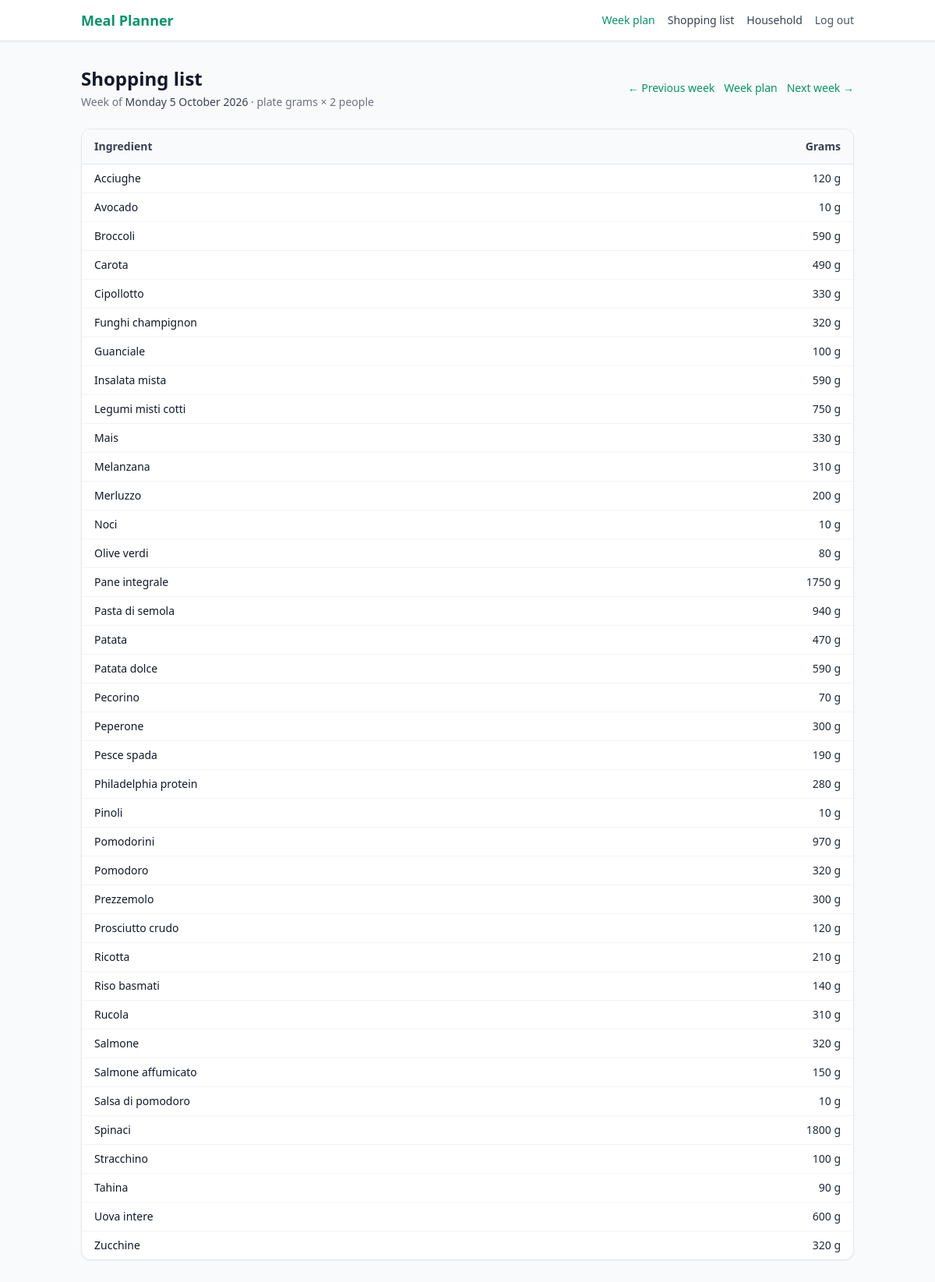
Page /lista-spesa/?week=2026-10-05 on the committed database.
### core/models.py (models this page shows, shortened)
class Ingredient(models.Model):
    name     = models.CharField(max_length=100, unique=True)
    category = models.CharField(
        max_length=20,
        choices=IngredientCategory.choices,
        default=IngredientCategory.OTHER
    )
    vegetable_subcategory = models.CharField(
        max_length=20,
        choices=VegetableSubcategory.choices,
        blank=True,
        default=''
    )
    kcal    = models.DecimalField(max_digits=6, decimal_places=2, validators=[MinValueValidator(0)])
    protein = models.DecimalField(max_digits=5, decimal_places=2, validators=[MinValueValidator(0)])
    carbs   = models.DecimalField(max_digits=5, decimal_places=2, validators=[MinValueValidator(0)])
    fat     = models.DecimalField(max_digits=5, decimal_places=2, validators=[MinValueValidator(0)])
    fiber           = models.DecimalField(max_digits=5, decimal_places=2, default=0, validators=[MinValueValidator(0)])
    sugars          = models.DecimalField(max_digits=5, decimal_places=2, default=0, validators=[MinValueValidator(0)])
    saturated_fat   = models.DecimalField(max_digits=5, decimal_places=2, default=0, validators=[MinValueValidator(0)])
    salt            = models.DecimalField(max_digits=5, decimal_places=2, default=0, validators=[MinValueValidator(0)])
    tags    = models.ManyToManyField(Tag, blank=True, related_name='ingredients')
    seasons = models.ManyToManyField(SeasonEntry, blank=True, related_name='ingredients')
    class Meta:
        constraints = [
            models.CheckConstraint(
                condition=(
                    ~models.Q(category=IngredientCategory.VEGETABLE)
                    | ~models.Q(vegetable_subcategory='')
                ),
                name='core_vegetables_require_macro_category',
            ),
        ]

### core/views.py (the view)
# urls.py: path('lista-spesa/', views.shopping_list, name='shopping_list'),
@login_required
@require_http_methods(['GET'])
def shopping_list(request):
    user = request.user
    monday = _requested_week_start(request)
    household = Household.ensure_for_user(user)
    member_count = household.member_count() or 1
    week_plan = week_plan_for_monday(user, monday)
    rows = shopping_list_for_plan(week_plan, member_count) if week_plan else []
    return render(
        request,
        'core/shopping_list.html',
        {
            'week_start': monday,
            'previous_week_start': monday - timedelta(days=7),
            'next_week_start': monday + timedelta(days=7),
            'week_plan': week_plan,
            'member_count': member_count,
            'rows': rows,
        },
    )

### core/models.py (called while the page is built)
    @classmethod
    def ensure_for_user(cls, user):
        h, _ = cls.objects.get_or_create(owner=user, defaults={'name': ''})
        if not h.members.exists():
            HouseholdMember.objects.create(
                household=h,
                display_name=user.get_username() or 'Me',
                sort_order=0,
            )
        return h

    def member_count(self):
        return self.members.count()

### core/planning.py (called while the page is built)
def quantize_grams(grams, minimum=None):
    grams = Decimal(grams)
    floor = MIN_GRAMS if minimum is None else minimum
    step = GRAMS_QUANTIZE
    grams = max(floor, min(grams, MAX_GRAMS))
    rounded = (
        (grams / step).quantize(
            Decimal('1'),
            rounding=ROUND_HALF_UP,
        ) * step
    )
    if rounded < floor:
        rounded = (
            (floor / step).to_integral_value(rounding=ROUND_CEILING)
            * step
        )
    if rounded > MAX_GRAMS:
        rounded = (
            (MAX_GRAMS / step).to_integral_value(rounding=ROUND_FLOOR)
            * step
        )
    return rounded

### core/slots.py (called while the page is built)
def _norm(name):
    return (name or '').strip().lower()

def sync_lunch_dinner_slots():
    if not _needs_sync():
        return
    _delete_breakfast_plan_rows()
    _ensure_default_slots()
    _ensure_user_slots()

def _needs_sync():
    default_names = {_norm(row.name) for row in MealSlotDefault.objects.all()}
    if default_names & BREAKFAST_NAMES:
        return True
    if not (default_names & LUNCH_NAMES) or not (default_names & DINNER_NAMES):
        return True
    slot_names = {_norm(slot.name) for slot in MealSlot.objects.all()}
    if slot_names & BREAKFAST_NAMES:
        return True
    user_count = User.objects.count()
    if user_count and MealSlot.objects.count() < user_count * 2:
        return True
    return False

### core/targets.py (called while the page is built)
def midpoint_grams(kcal, pct_min, pct_max, kcal_per_gram):
    mid = (Decimal(pct_min) + Decimal(pct_max)) / Decimal('2') / Decimal('100')
    grams = Decimal(kcal) * mid / Decimal(kcal_per_gram)
    return int(grams.quantize(Decimal('1'), rounding=ROUND_HALF_UP))

### core/views.py (called while the page is built)
def _requested_week_start(request):
    raw_week = request.GET.get('week')
    if not raw_week:
        return monday_of_week()
    try:
        requested = date.fromisoformat(raw_week)
    except ValueError as exc:
        raise Http404('Invalid week.') from exc
    if requested.weekday() != 0:
        raise Http404('Week must start on a Monday.')
    return requested

### core/templates/core/shopping_list.html (shortened to what this page needs)
{% extends "base.html" %}
{% block content %}
<div class="mb-6 flex flex-col gap-2 sm:flex-row sm:items-center sm:justify-between">
    <div>
        <h1 class="text-2xl font-bold text-gray-900">Shopping list</h1>
        <p class="text-sm text-gray-500 mt-1">
            Week of <span class="font-medium text-gray-700">{{ week_start|date:"l j F Y" }}</span>
            · plate grams × {{ member_count }} {{ member_count|pluralize:"person,people" }}
        </p>
    </div>
    <div class="flex flex-wrap items-center gap-3 text-sm font-medium shrink-0">
        <a href="?week={{ previous_week_start|date:'Y-m-d' }}" class="text-emerald-600 hover:text-emerald-800">← Previous week</a>
        <a href="{% url 'core:week_plan' %}?week={{ week_start|date:'Y-m-d' }}" class="text-emerald-600 hover:text-emerald-800">Week plan</a>
        <a href="?week={{ next_week_start|date:'Y-m-d' }}" class="text-emerald-600 hover:text-emerald-800">Next week →</a>
    </div>
</div>
{% if not week_plan %}
<p class="text-sm text-gray-600">No week plan yet. Open the week plan to create this week’s grid.</p>
{% elif not rows %}
<p class="text-sm text-gray-600">No meals assigned this week. Choose categories and click Build on the week plan.</p>
{% else %}
<div class="bg-white rounded-xl shadow-sm border border-gray-200 overflow-hidden">
    <table class="min-w-full text-sm text-left">
        <thead>
            <tr class="bg-gray-50 border-b border-gray-200">
                <th class="px-4 py-3 font-semibold text-gray-700">Ingredient</th>
                <th class="px-4 py-3 font-semibold text-gray-700 text-right">Grams</th>
            </tr>
        </thead>
        <tbody class="divide-y divide-gray-100">
            {% for row in rows %}
            <tr>
                <td class="px-4 py-2 text-gray-900">{{ row.name }}</td>
                <td class="px-4 py-2 text-gray-800 text-right tabular-nums">{{ row.grams|floatformat:0 }} g</td>
            </tr>
            {% endfor %}
        </tbody>
    </table>
</div>
{% endif %}
{% endblock %}

### rows in the picture
Ingredient: name "Acciughe", grams "120"
Ingredient: name "Avocado", grams "10"
Ingredient: name "Broccoli", grams "590"
Ingredient: name "Carota", grams "490"
Ingredient: name "Cipollotto", grams "330"
Ingredient: name "Funghi champignon", grams "320"
Ingredient: name "Guanciale", grams "100"
Ingredient: name "Insalata mista", grams "590"
Ingredient: name "Legumi misti cotti", grams "750"
Ingredient: name "Mais", grams "330"
Ingredient: name "Melanzana", grams "310"
Ingredient: name "Merluzzo", grams "200"
Ingredient: name "Noci", grams "10"
Ingredient: name "Olive verdi", grams "80"
Ingredient: name "Pane integrale", grams "1750"
Ingredient: name "Pasta di semola", grams "940"
Ingredient: name "Patata", grams "470"
Ingredient: name "Patata dolce", grams "590"
Ingredient: name "Pecorino", grams "70"
Ingredient: name "Peperone", grams "300"
Ingredient: name "Pesce spada", grams "190"
Ingredient: name "Philadelphia protein", grams "280"
Ingredient: name "Pinoli", grams "10"
Ingredient: name "Pomodorini", grams "970"
Ingredient: name "Pomodoro", grams "320"
Ingredient: name "Prezzemolo", grams "300"
Ingredient: name "Prosciutto crudo", grams "120"
Ingredient: name "Ricotta", grams "210"
Ingredient: name "Riso basmati", grams "140"
Ingredient: name "Rucola", grams "310"
Ingredient: name "Salmone", grams "320"
Ingredient: name "Salmone affumicato", grams "150"
Ingredient: name "Salsa di pomodoro", grams "10"
Ingredient: name "Spinaci", grams "1800"
Ingredient: name "Stracchino", grams "100"
Ingredient: name "Tahina", grams "90"
Ingredient: name "Uova intere", grams "600"
Ingredient: name "Zucchine", grams "320"

### other values in the picture
{{ week_start|date:"l j F Y" }} "Monday 5 October 2026"
{{ member_count }} "2"
